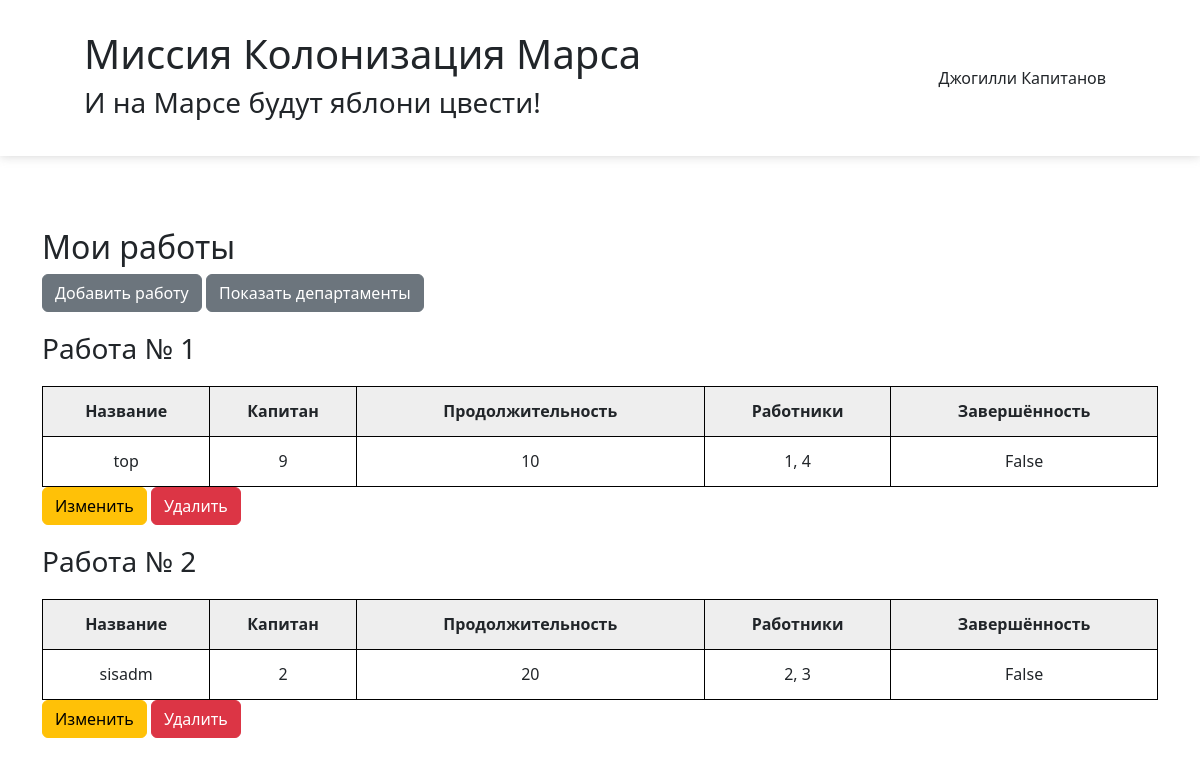
Page / (signed in) on the earlier database version.
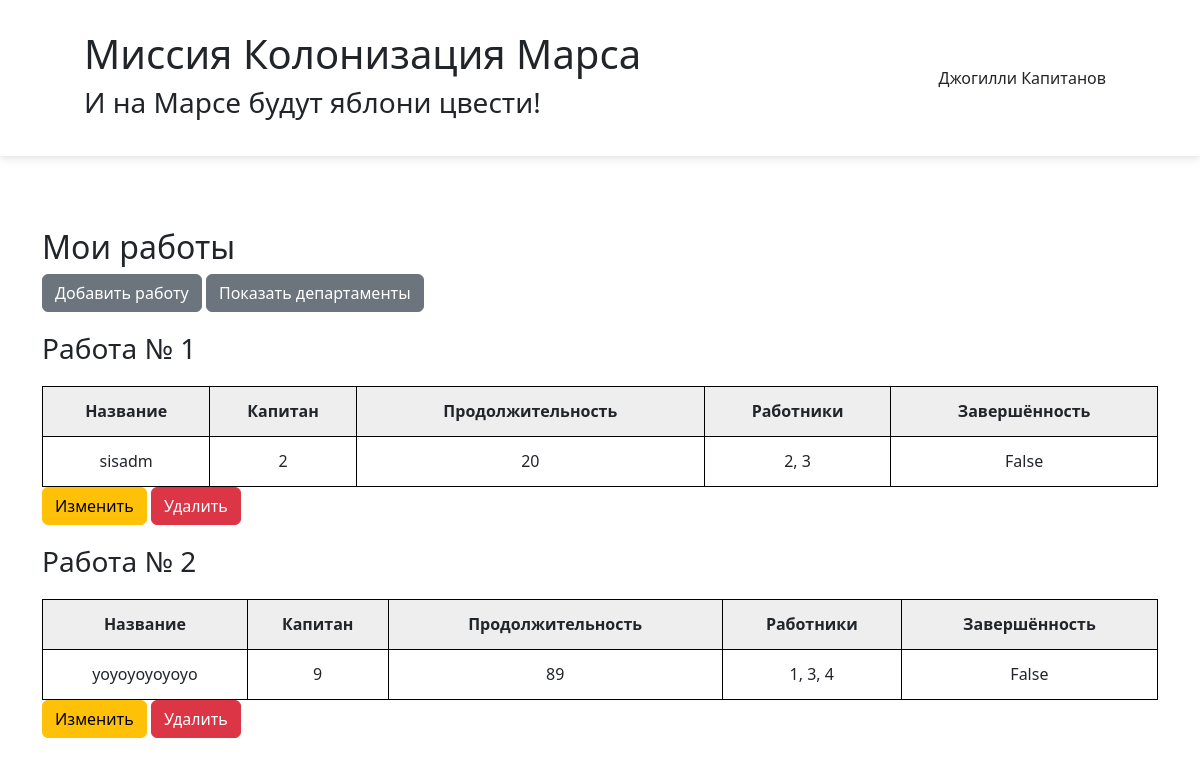
Same page on the later database version.
### data/users.py (models this page shows, shortened)
class User(SqlAlchemyBase, UserMixin):
    __tablename__ = 'users'
    id = sqlalchemy.Column(sqlalchemy.Integer, primary_key=True, autoincrement=True)
    surname = sqlalchemy.Column(sqlalchemy.String, nullable=True)
    name = sqlalchemy.Column(sqlalchemy.String, nullable=True)
    age = sqlalchemy.Column(sqlalchemy.Integer, nullable=True)
    position = sqlalchemy.Column(sqlalchemy.String, nullable=True)
    speciality = sqlalchemy.Column(sqlalchemy.String, nullable=True)
    address = sqlalchemy.Column(sqlalchemy.String, nullable=True)
    email = sqlalchemy.Column(sqlalchemy.String, unique=True, nullable=True)
    hashed_password = sqlalchemy.Column(sqlalchemy.String, nullable=True)
    modified_date = sqlalchemy.Column(sqlalchemy.DateTime, default=datetime.datetime.now)
    news = orm.relationship("Jobs", back_populates='user')

### data/jobs.py (models this page shows, shortened)
class Jobs(SqlAlchemyBase, UserMixin):
    __tablename__ = 'jobs'
    id = sqlalchemy.Column(sqlalchemy.Integer, primary_key=True, autoincrement=True)
    team_leader = sqlalchemy.Column(sqlalchemy.Integer, sqlalchemy.ForeignKey("users.id"))
    job = sqlalchemy.Column(sqlalchemy.String, nullable=True)
    work_size = sqlalchemy.Column(sqlalchemy.Integer, nullable=True)
    collaborators = sqlalchemy.Column(sqlalchemy.String, nullable=True)
    start_date = sqlalchemy.Column(sqlalchemy.DateTime, nullable=True, default=datetime.datetime.now)
    end_date = sqlalchemy.Column(sqlalchemy.DateTime, nullable=True)
    is_finished = sqlalchemy.Column(sqlalchemy.Boolean, nullable=True)
    user = orm.relationship('User')

### code.py (the view)
@app.route('/')
@app.route('/index/<title>')
def index(title='main'):
    if current_user.is_authenticated:
        db_sess = db_session.create_session()
        if current_user.id == 1:
            jobs = db_sess.query(Jobs).all()
        else:
            jobs = db_sess.query(Jobs).filter(Jobs.team_leader.like(current_user.id) |
                                              Jobs.collaborators.contains(current_user.id))
        return render_template('main_jobs.html', title=title, jobs=jobs)
    return render_template('base.html', title=title)

### code.py (called while the page is built)
@login_manager.user_loader
def load_user(user_id):
    db_sess = db_session.create_session()
    return db_sess.query(User).get(user_id)

### data/db_session.py (called while the page is built)
def create_session() -> Session:
    global __factory
    return __factory()

### templates/main_jobs.html
{% extends "base.html" %}
{% block content %}
        {% if current_user.is_authenticated %}
            <h2>Мои работы</h2>
            <a href="/add_job" class="btn btn-secondary">Добавить работу</a>
            <a href="/main_dep" class="btn btn-secondary">Показать департаменты</a>
            <br>
            {% for job in jobs %}
                <h3 class="num">Работа № {{ loop.index }}</h3>
                <table>
                    <tr>
                        <th>Название</th>
                        <th>Капитан</th>
                        <th>Продолжительность</th>
                        <th>Работники</th>
                        <th>Завершённость</th>
                    </tr>
                    <tr>
                        <td>{{ job.job }}</td>
                        <td>{{ job.team_leader }}</td>
                        <td>{{ job.work_size }}</td>
                        <td>{{ job.collaborators }}</td>
                        <td>{{ job.is_finished }}</td>
                    </tr>
                </table>
                {% if current_user.id == job.team_leader or current_user.id == 1 %}
                    <div>
                        <a href="/add_job/{{ job.id }}" class="btn btn-warning">
                            Изменить
                        </a>
                        <a href="/jobs_delete/{{ job.id }}" class="btn btn-danger">
                            Удалить
                        </a>
                    </div>
                {% endif %}
            {% endfor %}
        {% endif %}
{% endblock %}

### templates/base.html (shortened to what this page needs)
<!DOCTYPE html>
<html lang="ru">
<head>
    <link href="https://cdn.jsdelivr.net/npm/bootstrap@5.3.3/dist/css/bootstrap.min.css" rel="stylesheet">
    <link rel="stylesheet" type="text/css" href="{{ url_for('static', filename='css/style.css') }}" />
</head>
<body>
    <header>
        <h1>Миссия Колонизация Марса</h1>
        <nav>
            {% if current_user.is_authenticated %}
                <a class="navbar-brand" href="/logout">{{ current_user.name }} {{ current_user.surname }}</a>
            {% else %}
                <p>
                    <a class="btn btn-primary " href="/register">Зарегистрироваться</a>
                    <a class="btn btn-success" href="/login">Войти</a>
                </p>
            {% endif %}
        </nav>
        <h3>И на Марсе будут яблони цвести!</h3>
    </header>
    <main role="main" class="container">
        {% block content %}{% endblock %}
    </main>
</body>
</html>

### static/css/style.css (style rules this page uses)
table { width: 100%; margin: 20px 20px 0 0; }
th { background: #eeeeee; }
tr { height: 50px; text-align: center; }
th, td { border-style: solid; border-width: 1px; border-color: black; }
header { width: auto; background: white; position: fixed; top: 0px; left: 0px; right: 0px; padding-right: 7%; padding-left: 7%; padding-top: 30px; height: 156px; box-shadow: 0 0 10px #9a9a9a6e; }
nav { display: flex; position: absolute; top: 56px; right: 7%; }
main { margin-top: 228px; margin-bottom: 100px; }
.navbar-brand { margin: 10px; }
.num { margin-top: 20px; }

Differences in the rows shown:
removed Jobs: job "top", team_leader "9", work_size "10", collaborators "1, 4", is_finished "False"
added Jobs: job "yoyoyoyoyoyo", team_leader "9", work_size "89", collaborators "1, 3, 4", is_finished "False"
